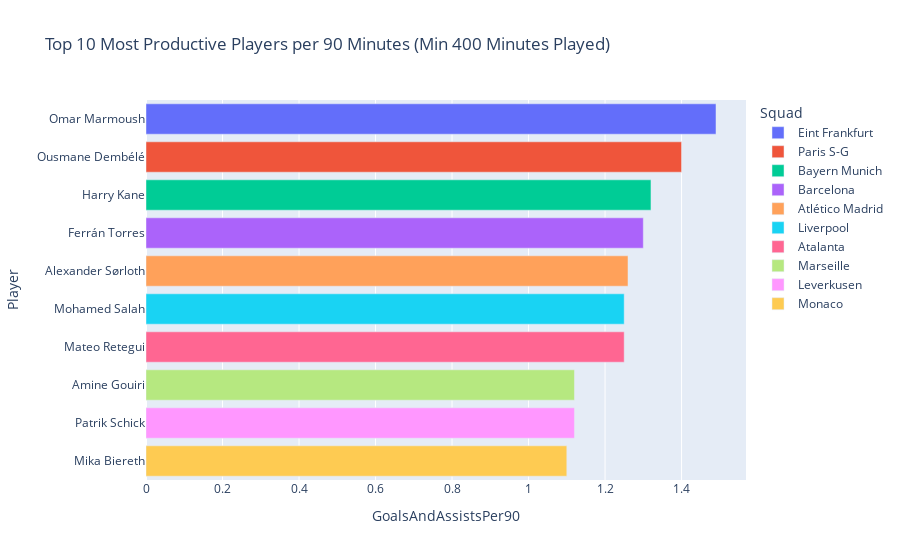

Notebook source saved alongside this figure:
### Code cell
# Filter players with at least 500 minutes played
filtered_df = df[df['Min'] >= 500]  

# Top 10 Most Productive Players per 90 Minutes (Min 500 Minutes Played)
productive = filtered_df[['Player', 'GoalsAndAssistsPer90','Squad']].sort_values(by='GoalsAndAssistsPer90', ascending=False).head(10)

fig = px.bar(
    productive,
    x='GoalsAndAssistsPer90',
    y='Player',
    orientation='h',
    title='Top 10 Most Productive Players per 90 Minutes (Min 500 Minutes Played)',
    color='Squad',
    color_continuous_scale='Viridis'
)

# Showing most productive player at the top
fig.update_layout(yaxis=dict(autorange="reversed"))

fig.show()

### Figure 1 — Plotly figure (JSON) as saved in the notebook; plotly's stock layout.template omitted (floating-point values rounded to 4 significant figures)
{"data": [{"alignmentgroup": "True", "hovertemplate": "Squad=Eint Frankfurt<br>GoalsAndAssistsPer90=%{x}<br>Player=%{y}<extra></extra>", "legendgroup": "Eint Frankfurt", "marker": {"color": "#636efa", "pattern": {"shape": ""}}, "name": "Eint Frankfurt", "offsetgroup": "Eint Frankfurt", "orientation": "h", "showlegend": true, "textposition": "auto", "type": "bar", "x": [1.49], "xaxis": "x", "y": ["Omar Marmoush"], "yaxis": "y"}, {"alignmentgroup": "True", "hovertemplate": "Squad=Paris S-G<br>GoalsAndAssistsPer90=%{x}<br>Player=%{y}<extra></extra>", "legendgroup": "Paris S-G", "marker": {"color": "#EF553B", "pattern": {"shape": ""}}, "name": "Paris S-G", "offsetgroup": "Paris S-G", "orientation": "h", "showlegend": true, "textposition": "auto", "type": "bar", "x": [1.4], "xaxis": "x", "y": ["Ousmane Dembélé"], "yaxis": "y"}, {"alignmentgroup": "True", "hovertemplate": "Squad=Bayern Munich<br>GoalsAndAssistsPer90=%{x}<br>Player=%{y}<extra></extra>", "legendgroup": "Bayern Munich", "marker": {"color": "#00cc96", "pattern": {"shape": ""}}, "name": "Bayern Munich", "offsetgroup": "Bayern Munich", "orientation": "h", "showlegend": true, "textposition": "auto", "type": "bar", "x": [1.32], "xaxis": "x", "y": ["Harry Kane"], "yaxis": "y"}, {"alignmentgroup": "True", "hovertemplate": "Squad=Barcelona<br>GoalsAndAssistsPer90=%{x}<br>Player=%{y}<extra></extra>", "legendgroup": "Barcelona", "marker": {"color": "#ab63fa", "pattern": {"shape": ""}}, "name": "Barcelona", "offsetgroup": "Barcelona", "orientation": "h", "showlegend": true, "textposition": "auto", "type": "bar", "x": [1.3], "xaxis": "x", "y": ["Ferrán Torres"], "yaxis": "y"}, {"alignmentgroup": "True", "hovertemplate": "Squad=Atlético Madrid<br>GoalsAndAssistsPer90=%{x}<br>Player=%{y}<extra></extra>", "legendgroup": "Atlético Madrid", "marker": {"color": "#FFA15A", "pattern": {"shape": ""}}, "name": "Atlético Madrid", "offsetgroup": "Atlético Madrid", "orientation": "h", "showlegend": true, "textposition": "auto", "type": "bar", "x": [1.26], "xaxis": "x", "y": ["Alexander Sørloth"], "yaxis": "y"}, {"alignmentgroup": "True", "hovertemplate": "Squad=Liverpool<br>GoalsAndAssistsPer90=%{x}<br>Player=%{y}<extra></extra>", "legendgroup": "Liverpool", "marker": {"color": "#19d3f3", "pattern": {"shape": ""}}, "name": "Liverpool", "offsetgroup": "Liverpool", "orientation": "h", "showlegend": true, "textposition": "auto", "type": "bar", "x": [1.25], "xaxis": "x", "y": ["Mohamed Salah"], "yaxis": "y"}, {"alignmentgroup": "True", "hovertemplate": "Squad=Atalanta<br>GoalsAndAssistsPer90=%{x}<br>Player=%{y}<extra></extra>", "legendgroup": "Atalanta", "marker": {"color": "#FF6692", "pattern": {"shape": ""}}, "name": "Atalanta", "offsetgroup": "Atalanta", "orientation": "h", "showlegend": true, "textposition": "auto", "type": "bar", "x": [1.25], "xaxis": "x", "y": ["Mateo Retegui"], "yaxis": "y"}, {"alignmentgroup": "True", "hovertemplate": "Squad=Marseille<br>GoalsAndAssistsPer90=%{x}<br>Player=%{y}<extra></extra>", "legendgroup": "Marseille", "marker": {"color": "#B6E880", "pattern": {"shape": ""}}, "name": "Marseille", "offsetgroup": "Marseille", "orientation": "h", "showlegend": true, "textposition": "auto", "type": "bar", "x": [1.12], "xaxis": "x", "y": ["Amine Gouiri"], "yaxis": "y"}, {"alignmentgroup": "True", "hovertemplate": "Squad=Leverkusen<br>GoalsAndAssistsPer90=%{x}<br>Player=%{y}<extra></extra>", "legendgroup": "Leverkusen", "marker": {"color": "#FF97FF", "pattern": {"shape": ""}}, "name": "Leverkusen", "offsetgroup": "Leverkusen", "orientation": "h", "showlegend": true, "textposition": "auto", "type": "bar", "x": [1.12], "xaxis": "x", "y": ["Patrik Schick"], "yaxis": "y"}, {"alignmentgroup": "True", "hovertemplate": "Squad=Monaco<br>GoalsAndAssistsPer90=%{x}<br>Player=%{y}<extra></extra>", "legendgroup": "Monaco", "marker": {"color": "#FECB52", "pattern": {"shape": ""}}, "name": "Monaco", "offsetgroup": "Monaco", "orientation": "h", "showlegend": true, "textposition": "auto", "type": "bar", "x": [1.1], "xaxis": "x", "y": ["Mika Biereth"], "yaxis": "y"}], "layout": {"barmode": "relative", "legend": {"title": {"text": "Squad"}, "tracegroupgap": 0}, "title": {"text": "Top 10 Most Productive Players per 90 Minutes (Min 400 Minutes Played)"}, "xaxis": {"anchor": "y", "domain": [0, 1], "title": {"text": "GoalsAndAssistsPer90"}}, "yaxis": {"anchor": "x", "autorange": "reversed", "domain": [0, 1], "title": {"text": "Player"}}}}
